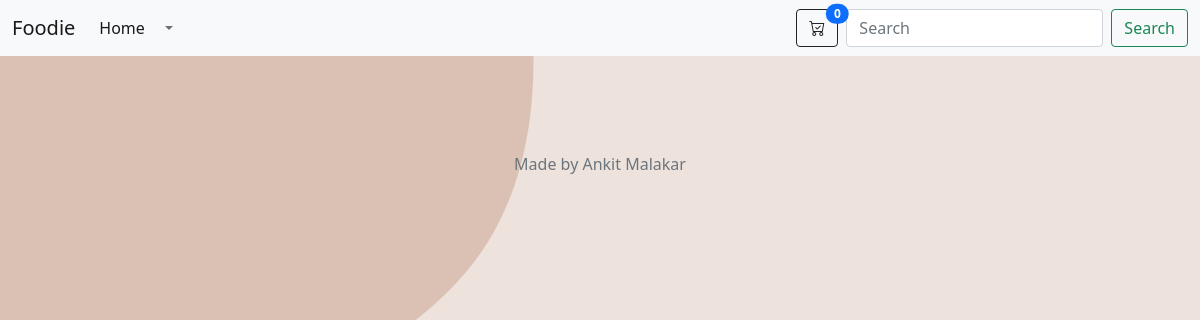
/foodie/view/2, run on an earlier commit of the app's database.
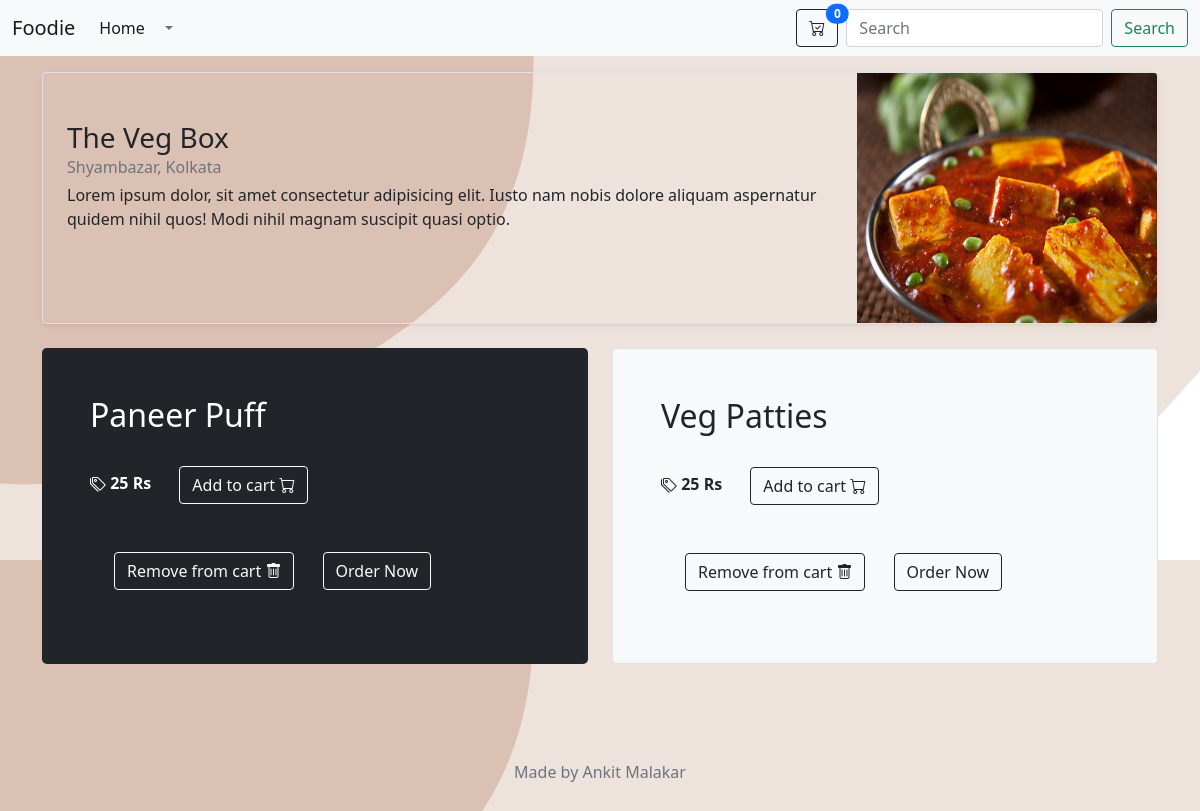
And on a later commit of the database.
### foodie/models.py (models this page shows)
class Foods(models.Model):
    res_id = models.AutoField
    res_name = models.CharField(max_length=30)
    res_adrs = models.CharField(max_length=50)
    category = models.CharField(max_length=20, default="")
    subcategory = models.CharField(max_length=40, default="")
    price = models.IntegerField()
    desc = models.CharField(max_length=10)
    images = models.ImageField(upload_to="foodie/images", default="")
    def __str__(self):
        return self.res_name

### foodie/views.py (the view)
# urls.py: path("view/<int:food_id>", views.view, name="view"),
def view(request, food_id):
    fid = Foods.objects.filter(id=food_id)
    print(fid)
    params = {'fid': fid}
    return render(request, "foodie/view.html", params)

### foodie/templates/foodie/view.html (shortened to what this page needs)
{% extends 'foodie/basic.html' %} {% block nav %}
<a href="/foodie/checkout">
  <button
    type="button"
    class="btn btn-outline-dark position-relative"
    data-bs-container="body"
    data-bs-placement="bottom"
    data-bs-html="true"
    data-bs-content=""
  >
    <i class="bi bi-cart-check"></i
    ><span
      class="
        position-absolute
        top-0
        start-100
        translate-middle
        badge
        rounded-pill
        bg-primary
        my-1
      "
      id="cart"
      >0</span
    >
  </button>
</a>
{% endblock nav %} {% block body %} {% for fid in fid %}
 {% if fid.res_name == "The Veg Box" %}
<div class="container">
  <div
    class="
      row
      g-0
      border
      rounded
      overflow-hidden
      flex-md-row
      mb-4
      shadow-sm
      h-md-250
      position-relative
      my-3
    "
  >
    <div class="col p-4 d-flex flex-column position-static my-4">
      <h3 class="mb-0">{{fid.res_name}}</h3>
      <div class="mb-1 text-muted">{{fid.res_adrs}}</div>
      <p class="card-text mb-auto">
        Lorem ipsum dolor, sit amet consectetur adipisicing elit. Iusto nam
        nobis dolore aliquam aspernatur quidem nihil quos! Modi nihil magnam
        suscipit quasi optio.
      </p>
    </div>
    <div class="col-auto d-none d-lg-block">
      <img
        src="../../../media/foodie/images/panner.jpg"
        class="bd-placeholder-img"
        width="300"
        height="250"
        alt=""
      />
    </div>
  </div>
  <div class="row align-items-md-stretch">
    <div class="col-md-6">
      <div class="h-100 p-5 text-white bg-dark rounded-3">
        <span id="namer2f1"><h2>Paneer Puff</h2></span>
        <span id="pricer2f1"
          ><b><i class="bi bi-tags"></i> {{fid.price}} Rs</b></span
        >
        <span id="divfdr2f1" class="divfd">
          <button
            class="btn btn-outline-light cart mx-4 my-4"
            id="r2f1"
            type="button"
          >
            Add to cart <i class="bi bi-cart"></i>
          </button>
          <button
            class="btn btn-outline-light remove mx-4 my-4"
            id="r2f1"
            type="button"
          >
            Remove from cart <i class="bi bi-trash"></i>
          </button>
        </span>
        <a href="/foodie/checkout"><button class="btn btn-outline-light" type="button">Order Now</button></a>
      </div>
    </div>
    <div class="col-md-6">
      <div class="h-100 p-5 bg-light border rounded-3">
        <span id="namer2f2"><h2>Veg Patties</h2></span>
        <span id="pricer2f2"
          ><b><i class="bi bi-tags"></i> {{fid.price}} Rs</b></span
        >
        <span id="divfdr2f2" class="divfd">
          <button
            class="btn btn-outline-dark cart mx-4 my-4"
            id="r2f2"
            type="button"
          >
            Add to cart <i class="bi bi-cart"></i>
          </button>
          <button
            class="btn btn-outline-dark remove mx-4 my-4"
            id="r2f2"
            type="button"
          >
            Remove from cart <i class="bi bi-trash"></i>
          </button>
        </span>
        <a href="/foodie/checkout"><button class="btn btn-outline-dark" type="button">Order Now</button></a>
      </div>
    </div>
  </div>
</div>
{% endif %}  {% endfor %}
<footer class="my-5 pt-5 text-muted text-center text-small">
  <p class="mb-1">Made by Ankit Malakar</p>
</footer>
{% endblock body %}

### foodie/templates/foodie/basic.html (shortened to what this page needs)
<!DOCTYPE html>
<html lang="en">
  <head>
    <link
      href="https://cdn.jsdelivr.net/npm/bootstrap@5.1.3/dist/css/bootstrap.min.css"
      rel="stylesheet"
    />
    <link
      rel="stylesheet"
      href="https://pro.fontawesome.com/releases/v5.10.0/css/all.css"
    />
    <link
      rel="stylesheet"
      href="https://cdn.jsdelivr.net/npm/bootstrap-icons@1.3.0/font/bootstrap-icons.css"
    />
  </head>
  <body>
    <nav class="navbar navbar-expand-lg navbar-light bg-light">
      <div class="container-fluid">
        <a class="navbar-brand" href="/foodie/">Foodie</a>
        <div class="collapse navbar-collapse" id="navbarSupportedContent">
          <ul class="navbar-nav me-auto mb-2 mb-lg-0">
            <li class="nav-item">
              <a class="nav-link active" aria-current="page" href="/foodie/">Home</a>
            </li>
            <li class="nav-item dropdown">
              <a
                class="nav-link dropdown-toggle"
                href="#"
                id="navbarDropdown"
                role="button"
                data-bs-toggle="dropdown"
                aria-expanded="false"
              >
              </a>
            </li>
          </ul>
          {% block nav %}{% endblock nav %}
          <form class="d-flex" method="get" action="/foodie/search/">
            <input
              class="form-control me-2 mx-2"
              type="search"
              id="search"
              name="search"
              placeholder="Search"
              aria-label="Search"
            />
            <button class="btn btn-outline-success" type="submit">
              Search
            </button>
          </form>
        </div>
      </div>
    </nav>
    {% block body %}{% endblock body %}
  </body>
</html>

What changed in the data, as far as the page shows it:
now on this page (row edited): Foods: res_name "The Veg Box", res_adrs "Shyambazar, Kolkata", price "25"
